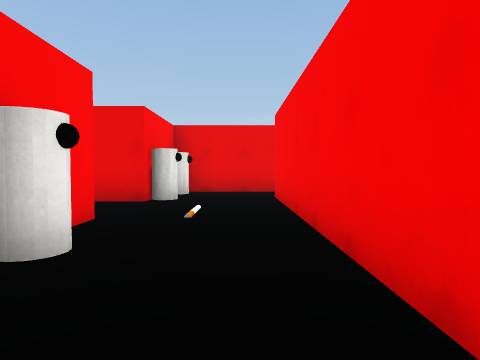
[1] (above)

21 first-person views from a walk through a Unity game level. The camera is 1.2 m above the floor, tilts 2° down and sees 75° across. The floor is counted in squares, 2 m on a side. Each view is taken from the middle of a square. On the plan, view 1 faces up. The plan holds only what a view shows up to about 9 squares ahead; the rest is blank. The player character is not drawn. Surface patterns are stand-ins for the level's own textures.

[2]
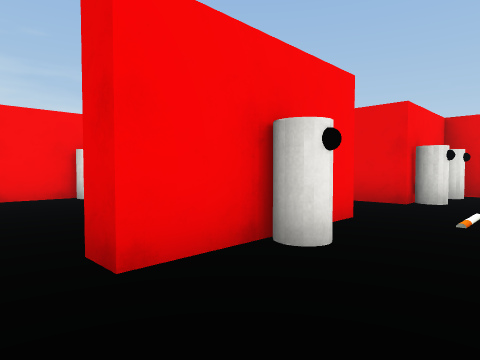

[3]
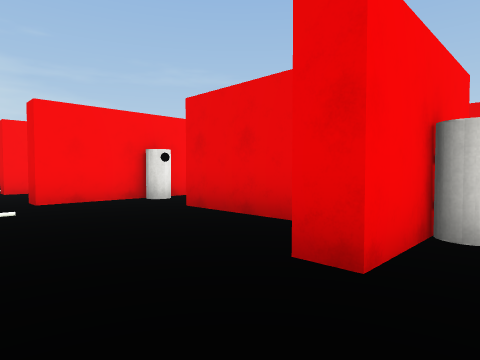

[4]
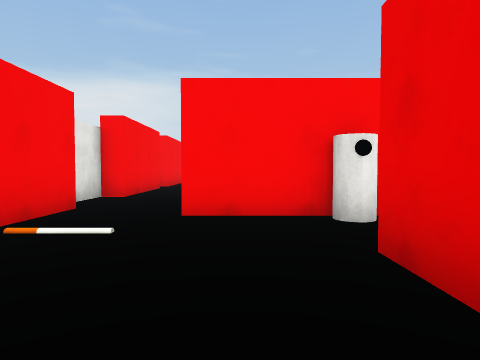

[5]
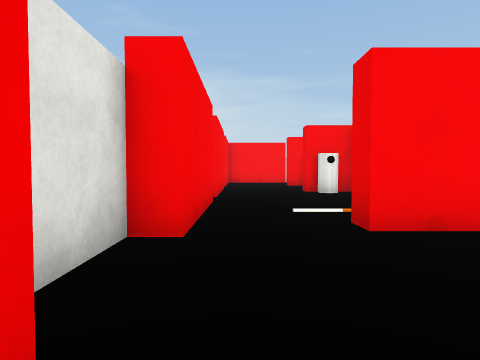

[6]
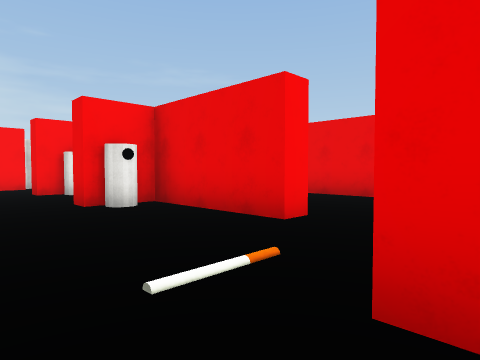

[7]
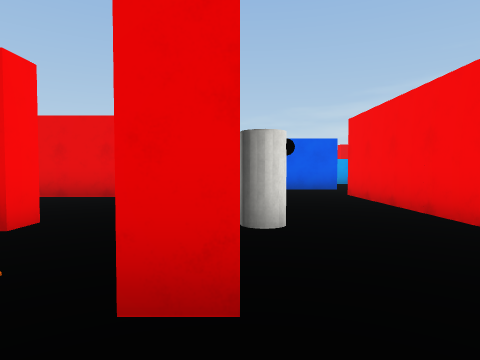

[8]
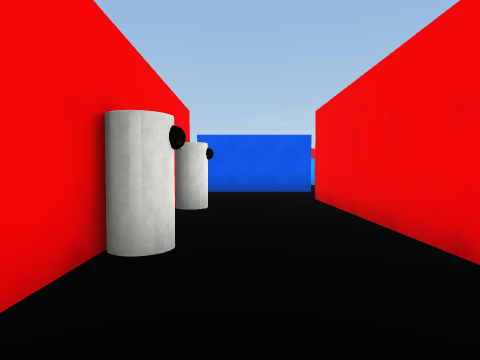

[9]
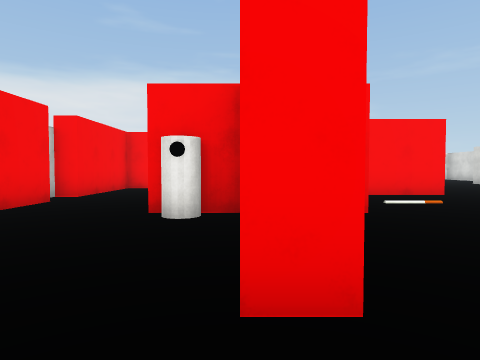

[10]
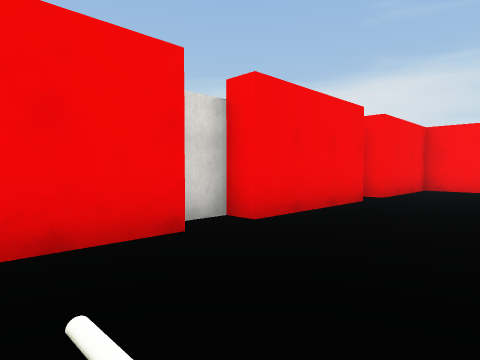

[11]
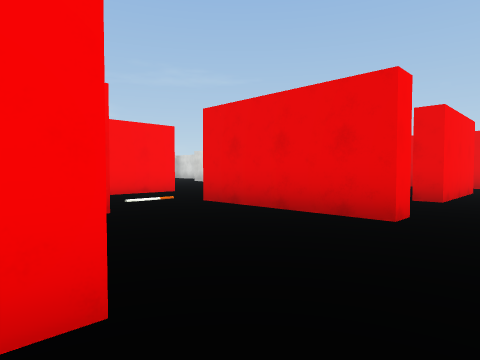

[12]
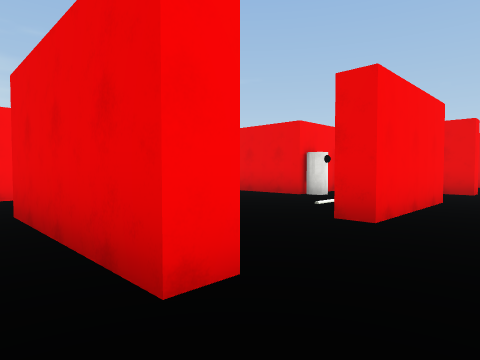

[13]
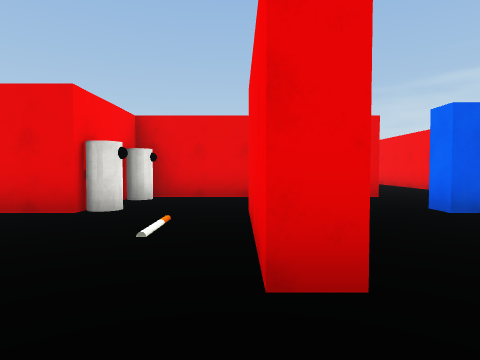

[14]
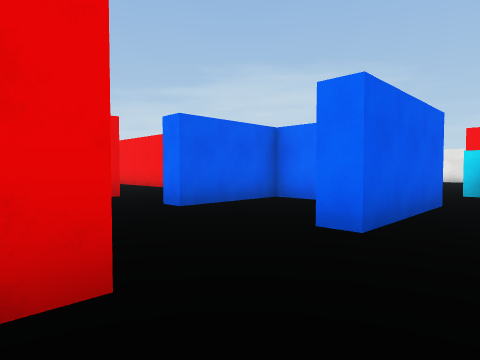

[15]
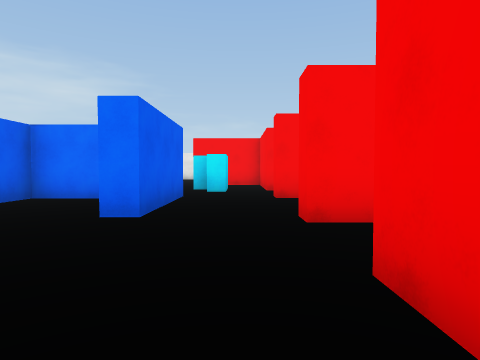

[16]
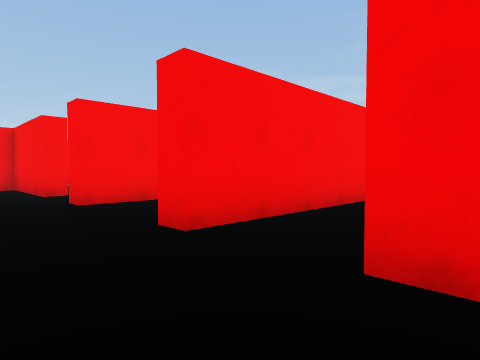

[17]
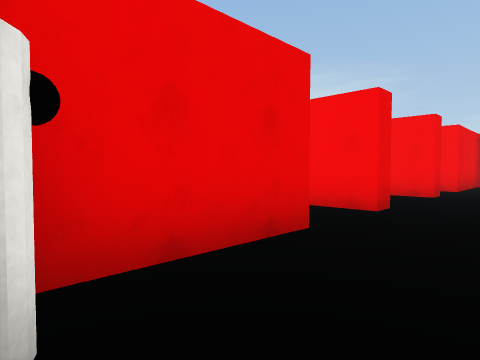

[18]
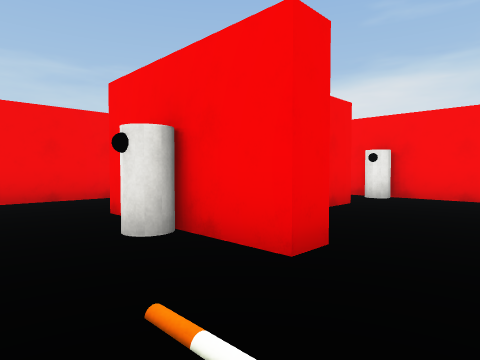

[19]
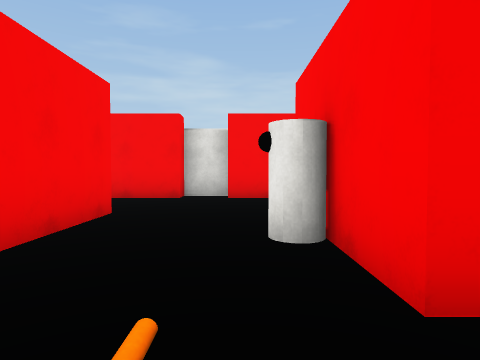

[20]
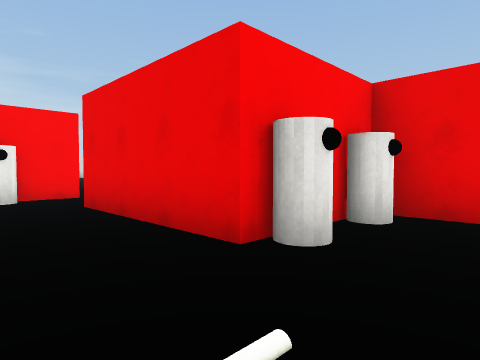

[21]
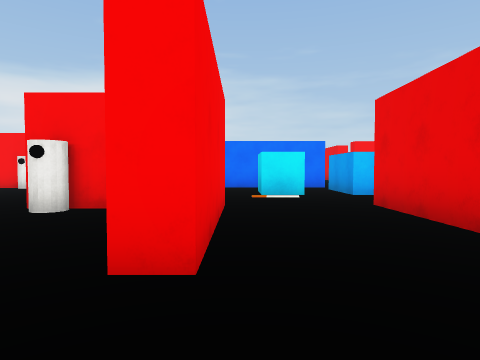

### Floor plan
Key: @ floor where view 1 was taken; # wall or solid block; . floor; O other object.
Columns run from 21 left of view 1 to 3 right of it. Each row starts with its distance up from view 1.
 16             ..
 15            #..#
 14       ###. #..#.##
 13       O..........
 12       .  ...   # ..
 11     ##O.#. ####....###
 10      ...#.  ..#.OO.
  9         #.  .##....     .
  8         .. ###..O  #O##
  7   ...  ..  .....O..#...
  6   #...###. #..#.####O.#
  5   #... ....O..O.  ....#
  4     ..  ...# .#.  ....#
  3           .# .#..  #  #
  2       ### .O .O.####O #
  1 #.#O..O....#  #. ..#. #
  0 #...............   . @.
 -1 #...............   ....
 -2 ################  ######

Where each view was taken, in squares from view 1:
view 1: 0 up, 0 right, facing up
view 2: 0 up, 0 right, facing up-left
view 3: 1 down, 1 left, facing up-left
view 4: 1 up, 3 left, facing left
view 5: 1 down, 7 left, facing left
view 6: 1 down, 10 left, facing up-left
view 7: 1 down, 10 left, facing up
view 8: 0 up, 9 left, facing up
view 9: 2 up, 11 left, facing left
view 10: 1 up, 11 left, facing down-left
view 11: 2 up, 11 left, facing up-left
view 12: 5 up, 11 left, facing up-left
view 13: 7 up, 13 left, facing up
view 14: 7 up, 13 left, facing up-right
view 15: 7 up, 14 left, facing right
view 16: 8 up, 13 left, facing down-right
view 17: 12 up, 15 left, facing up-right
view 18: 5 up, 0 right, facing down-left
view 19: 5 up, 1 left, facing down
view 20: 4 up, 0 right, facing up-left
view 21: 9 up, 3 right, facing left
